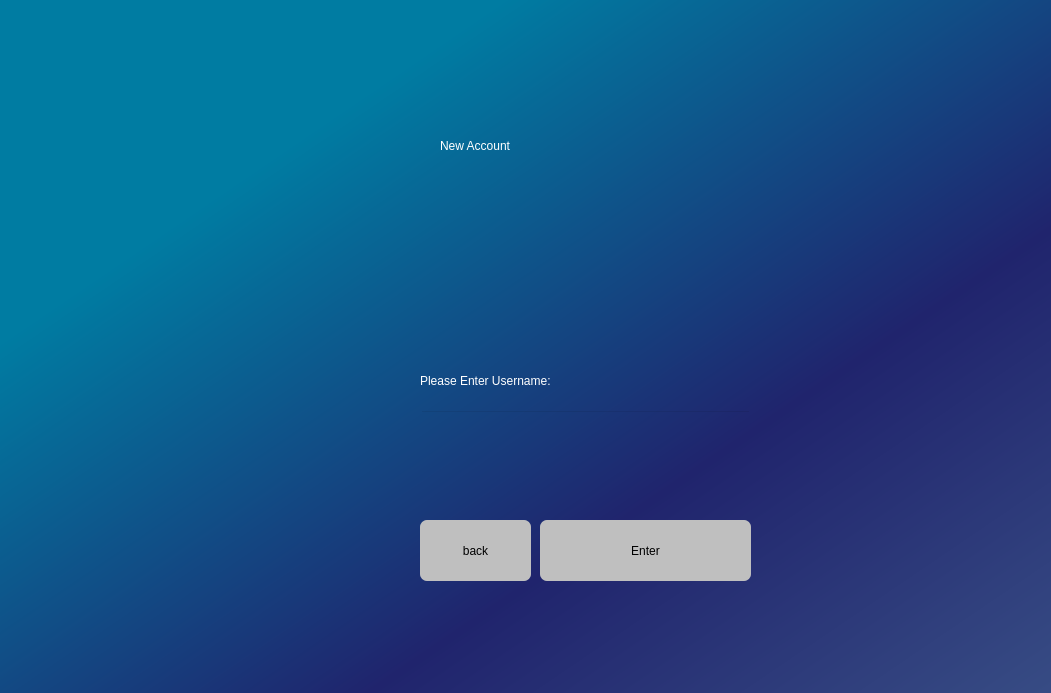
<?xml version="1.0" encoding="UTF-8"?>
<ui version="4.0">
 <class>Dialog</class>
 <widget class="QDialog" name="Dialog">
  <property name="enabled">
   <bool>true</bool>
  </property>
  <property name="geometry">
   <rect>
    <x>0</x>
    <y>0</y>
    <width>1051</width>
    <height>693</height>
   </rect>
  </property>
  <property name="maximumSize">
   <size>
    <width>1200</width>
    <height>800</height>
   </size>
  </property>
  <property name="windowTitle">
   <string>Dialog</string>
  </property>
  <widget class="QWidget" name="startwidget" native="true">
   <property name="geometry">
    <rect>
     <x>0</x>
     <y>0</y>
     <width>1200</width>
     <height>800</height>
    </rect>
   </property>
   <property name="maximumSize">
    <size>
     <width>1200</width>
     <height>800</height>
    </size>
   </property>
   <property name="styleSheet">
    <string notr="true">QWidget#startwidget{
background-color:qlineargradient(spread:pad, x1:0, y1:0, x2:0.994, y2:0.971591, stop:0.215909 rgba(0, 124, 162, 255), stop:0.59322 rgba(32, 36, 109, 255), stop:0.960452 rgba(61, 86, 138, 255), stop:1 rgba(61, 86, 138, 255));
}</string>
   </property>
   <widget class="QLabel" name="label">
    <property name="geometry">
     <rect>
      <x>440</x>
      <y>70</y>
      <width>271</width>
      <height>151</height>
     </rect>
    </property>
    <property name="styleSheet">
     <string notr="true">font: 28pt &quot;MV Boli&quot;; color: rgb(255, 255, 255);

</string>
    </property>
    <property name="text">
     <string>New Account</string>
    </property>
   </widget>
   <widget class="QPushButton" name="enter">
    <property name="enabled">
     <bool>true</bool>
    </property>
    <property name="geometry">
     <rect>
      <x>540</x>
      <y>520</y>
      <width>211</width>
      <height>61</height>
     </rect>
    </property>
    <property name="sizePolicy">
     <sizepolicy hsizetype="Fixed" vsizetype="Fixed">
      <horstretch>0</horstretch>
      <verstretch>0</verstretch>
     </sizepolicy>
    </property>
    <property name="styleSheet">
     <string notr="true">border-radius:7px;
background-color:rgb(191, 191, 191);
font: 16pt &quot;MV Boli&quot;;color:rgb(0, 0, 0);</string>
    </property>
    <property name="text">
     <string>Enter</string>
    </property>
   </widget>
   <widget class="QPushButton" name="back">
    <property name="enabled">
     <bool>true</bool>
    </property>
    <property name="geometry">
     <rect>
      <x>420</x>
      <y>520</y>
      <width>111</width>
      <height>61</height>
     </rect>
    </property>
    <property name="sizePolicy">
     <sizepolicy hsizetype="Fixed" vsizetype="Fixed">
      <horstretch>0</horstretch>
      <verstretch>0</verstretch>
     </sizepolicy>
    </property>
    <property name="styleSheet">
     <string notr="true">border-radius:7px;
background-color:rgb(191, 191, 191);
font: 16pt &quot;MV Boli&quot;;color:rgb(0, 0, 0);</string>
    </property>
    <property name="text">
     <string>back</string>
    </property>
   </widget>
   <widget class="QLabel" name="label_2">
    <property name="geometry">
     <rect>
      <x>420</x>
      <y>360</y>
      <width>231</width>
      <height>41</height>
     </rect>
    </property>
    <property name="styleSheet">
     <string notr="true">font: 15pt &quot;MV Boli&quot;; color: rgb(255, 255, 255);


</string>
    </property>
    <property name="text">
     <string>Please Enter Username:</string>
    </property>
   </widget>
   <widget class="QLineEdit" name="name">
    <property name="geometry">
     <rect>
      <x>420</x>
      <y>410</y>
      <width>331</width>
      <height>61</height>
     </rect>
    </property>
    <property name="styleSheet">
     <string notr="true">background-color:rgba(0,0,0,0);
font: 15pt &quot;MV Boli&quot;;color:rgb(0, 0, 0);</string>
    </property>
   </widget>
   <widget class="QLabel" name="error_1">
    <property name="geometry">
     <rect>
      <x>420</x>
      <y>480</y>
      <width>331</width>
      <height>21</height>
     </rect>
    </property>
    <property name="styleSheet">
     <string notr="true">font: 15pt &quot;MV Boli&quot;; color:;
color: rgb(255, 0, 0);


</string>
    </property>
    <property name="text">
     <string/>
    </property>
   </widget>
  </widget>
 </widget>
 <resources/>
 <connections/>
</ui>
